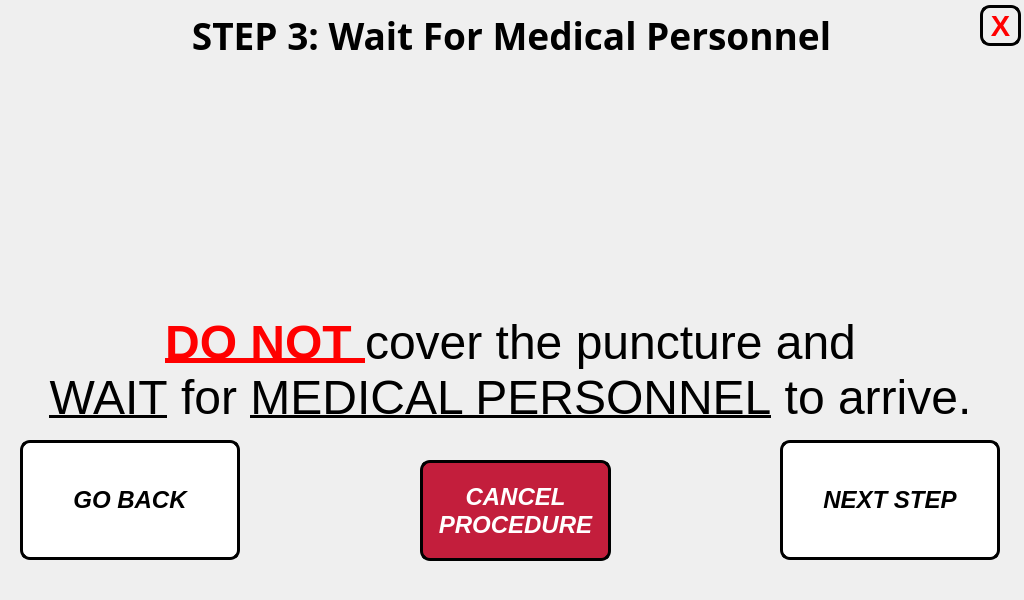
<?xml version="1.0" encoding="UTF-8"?>
<ui version="4.0">
 <class>step_3_window</class>
 <widget class="QMainWindow" name="step_3_window">
  <property name="geometry">
   <rect>
    <x>0</x>
    <y>0</y>
    <width>1024</width>
    <height>600</height>
   </rect>
  </property>
  <property name="minimumSize">
   <size>
    <width>1024</width>
    <height>600</height>
   </size>
  </property>
  <property name="maximumSize">
   <size>
    <width>1024</width>
    <height>600</height>
   </size>
  </property>
  <property name="windowTitle">
   <string>Step 3 Procedure</string>
  </property>
  <widget class="QWidget" name="centralwidget">
   <widget class="QLabel" name="title_step_3">
    <property name="geometry">
     <rect>
      <x>6</x>
      <y>0</y>
      <width>1011</width>
      <height>71</height>
     </rect>
    </property>
    <property name="font">
     <font>
      <family>Unispace</family>
      <pointsize>18</pointsize>
      <weight>75</weight>
      <bold>true</bold>
     </font>
    </property>
    <property name="text">
     <string>&lt;html&gt;&lt;head/&gt;&lt;body&gt;&lt;p align=&quot;center&quot;&gt;&lt;span style=&quot; font-size:28pt;&quot;&gt;STEP 3: Wait For Medical Personnel&lt;/span&gt;&lt;/p&gt;&lt;/body&gt;&lt;/html&gt;</string>
    </property>
    <property name="alignment">
     <set>Qt::AlignCenter</set>
    </property>
   </widget>
   <widget class="QLabel" name="text_steps_3">
    <property name="geometry">
     <rect>
      <x>-5</x>
      <y>310</y>
      <width>1031</width>
      <height>121</height>
     </rect>
    </property>
    <property name="font">
     <font>
      <pointsize>14</pointsize>
     </font>
    </property>
    <property name="text">
     <string>&lt;html&gt;&lt;head/&gt;&lt;body&gt;&lt;p align=&quot;center&quot;&gt;&lt;span style=&quot; font-family:'Calibri'; font-size:36pt; font-weight:600; text-decoration: underline; color:#ff0000;&quot;&gt;DO NOT &lt;/span&gt;&lt;span style=&quot; font-family:'Calibri'; font-size:36pt; color:#000000;&quot;&gt;cover the puncture and &lt;br/&gt;&lt;/span&gt;&lt;span style=&quot; font-family:'Calibri'; font-size:36pt; text-decoration: underline; color:#000000;&quot;&gt;WAIT&lt;/span&gt;&lt;span style=&quot; font-family:'Calibri'; font-size:36pt; color:#000000;&quot;&gt; for &lt;/span&gt;&lt;span style=&quot; font-family:'Calibri'; font-size:36pt; text-decoration: underline; color:#000000;&quot;&gt;MEDICAL PERSONNEL&lt;/span&gt;&lt;span style=&quot; font-family:'Calibri'; font-size:36pt; color:#000000;&quot;&gt; to arrive.&lt;/span&gt;&lt;/p&gt;&lt;/body&gt;&lt;/html&gt;</string>
    </property>
   </widget>
   <widget class="QLabel" name="gif_player_label_3">
    <property name="geometry">
     <rect>
      <x>330</x>
      <y>70</y>
      <width>360</width>
      <height>240</height>
     </rect>
    </property>
    <property name="minimumSize">
     <size>
      <width>360</width>
      <height>240</height>
     </size>
    </property>
    <property name="maximumSize">
     <size>
      <width>360</width>
      <height>240</height>
     </size>
    </property>
    <property name="font">
     <font>
      <family>Unispace</family>
      <pointsize>16</pointsize>
      <weight>75</weight>
      <bold>true</bold>
     </font>
    </property>
    <property name="lineWidth">
     <number>1</number>
    </property>
    <property name="text">
     <string/>
    </property>
    <property name="alignment">
     <set>Qt::AlignCenter</set>
    </property>
   </widget>
   <widget class="QPushButton" name="next_step_button_3">
    <property name="geometry">
     <rect>
      <x>780</x>
      <y>440</y>
      <width>220</width>
      <height>120</height>
     </rect>
    </property>
    <property name="minimumSize">
     <size>
      <width>220</width>
      <height>120</height>
     </size>
    </property>
    <property name="maximumSize">
     <size>
      <width>220</width>
      <height>120</height>
     </size>
    </property>
    <property name="font">
     <font>
      <pointsize>18</pointsize>
      <weight>75</weight>
      <italic>true</italic>
      <bold>true</bold>
     </font>
    </property>
    <property name="cursor">
     <cursorShape>PointingHandCursor</cursorShape>
    </property>
    <property name="styleSheet">
     <string notr="true">QPushButton:hover:!pressed
{
  background-color: rgb(195,30,60);
}

QPushButton
{
  background-color: white;
color: black;
border-style: outset;
border-width: 3px;
border-radius:10px;
border-color: black;
}</string>
    </property>
    <property name="text">
     <string>NEXT STEP</string>
    </property>
   </widget>
   <widget class="QPushButton" name="go_back_injury_type_3">
    <property name="geometry">
     <rect>
      <x>20</x>
      <y>440</y>
      <width>220</width>
      <height>120</height>
     </rect>
    </property>
    <property name="minimumSize">
     <size>
      <width>220</width>
      <height>120</height>
     </size>
    </property>
    <property name="maximumSize">
     <size>
      <width>220</width>
      <height>120</height>
     </size>
    </property>
    <property name="font">
     <font>
      <pointsize>18</pointsize>
      <weight>75</weight>
      <italic>true</italic>
      <bold>true</bold>
     </font>
    </property>
    <property name="styleSheet">
     <string notr="true">QPushButton:hover:!pressed
{
  background-color: rgb(195,30,60);
}

QPushButton
{
  background-color: white;
color: black;
border-style: outset;
border-width: 3px;
border-radius:10px;
border-color: black;
}</string>
    </property>
    <property name="text">
     <string>GO BACK</string>
    </property>
   </widget>
   <widget class="QLabel" name="label">
    <property name="geometry">
     <rect>
      <x>0</x>
      <y>0</y>
      <width>1024</width>
      <height>600</height>
     </rect>
    </property>
    <property name="minimumSize">
     <size>
      <width>1024</width>
      <height>600</height>
     </size>
    </property>
    <property name="maximumSize">
     <size>
      <width>1024</width>
      <height>600</height>
     </size>
    </property>
    <property name="text">
     <string/>
    </property>
    <property name="pixmap">
     <pixmap>../pictures/program_pictures/main_wallpaper.png</pixmap>
    </property>
   </widget>
   <widget class="QPushButton" name="end_procedure_now_button">
    <property name="geometry">
     <rect>
      <x>420</x>
      <y>460</y>
      <width>191</width>
      <height>101</height>
     </rect>
    </property>
    <property name="minimumSize">
     <size>
      <width>0</width>
      <height>0</height>
     </size>
    </property>
    <property name="maximumSize">
     <size>
      <width>16777215</width>
      <height>16777215</height>
     </size>
    </property>
    <property name="font">
     <font>
      <pointsize>18</pointsize>
      <weight>75</weight>
      <italic>true</italic>
      <bold>true</bold>
     </font>
    </property>
    <property name="styleSheet">
     <string notr="true">QPushButton:hover:!pressed
{
  background-color: grey;
}

QPushButton
{
  background-color: rgb(195,30,60);
color: white;
border-style: outset;
border-width: 3px;
border-radius:10px;
border-color: black;
}</string>
    </property>
    <property name="text">
     <string>CANCEL
PROCEDURE</string>
    </property>
   </widget>
   <widget class="QPushButton" name="close_button">
    <property name="geometry">
     <rect>
      <x>980</x>
      <y>5</y>
      <width>41</width>
      <height>41</height>
     </rect>
    </property>
    <property name="font">
     <font>
      <pointsize>22</pointsize>
      <weight>75</weight>
      <bold>true</bold>
     </font>
    </property>
    <property name="styleSheet">
     <string notr="true">QPushButton:hover:!pressed
{
  background-color: rgb(195,30,60);
}

QPushButton
{

color: red;
border-style: outset;
border-width: 3px;
border-radius:10px;
border-color: black;
}
</string>
    </property>
    <property name="text">
     <string>X</string>
    </property>
   </widget>
   <zorder>label</zorder>
   <zorder>text_steps_3</zorder>
   <zorder>title_step_3</zorder>
   <zorder>gif_player_label_3</zorder>
   <zorder>next_step_button_3</zorder>
   <zorder>go_back_injury_type_3</zorder>
   <zorder>end_procedure_now_button</zorder>
   <zorder>close_button</zorder>
  </widget>
 </widget>
 <resources/>
 <connections/>
</ui>
